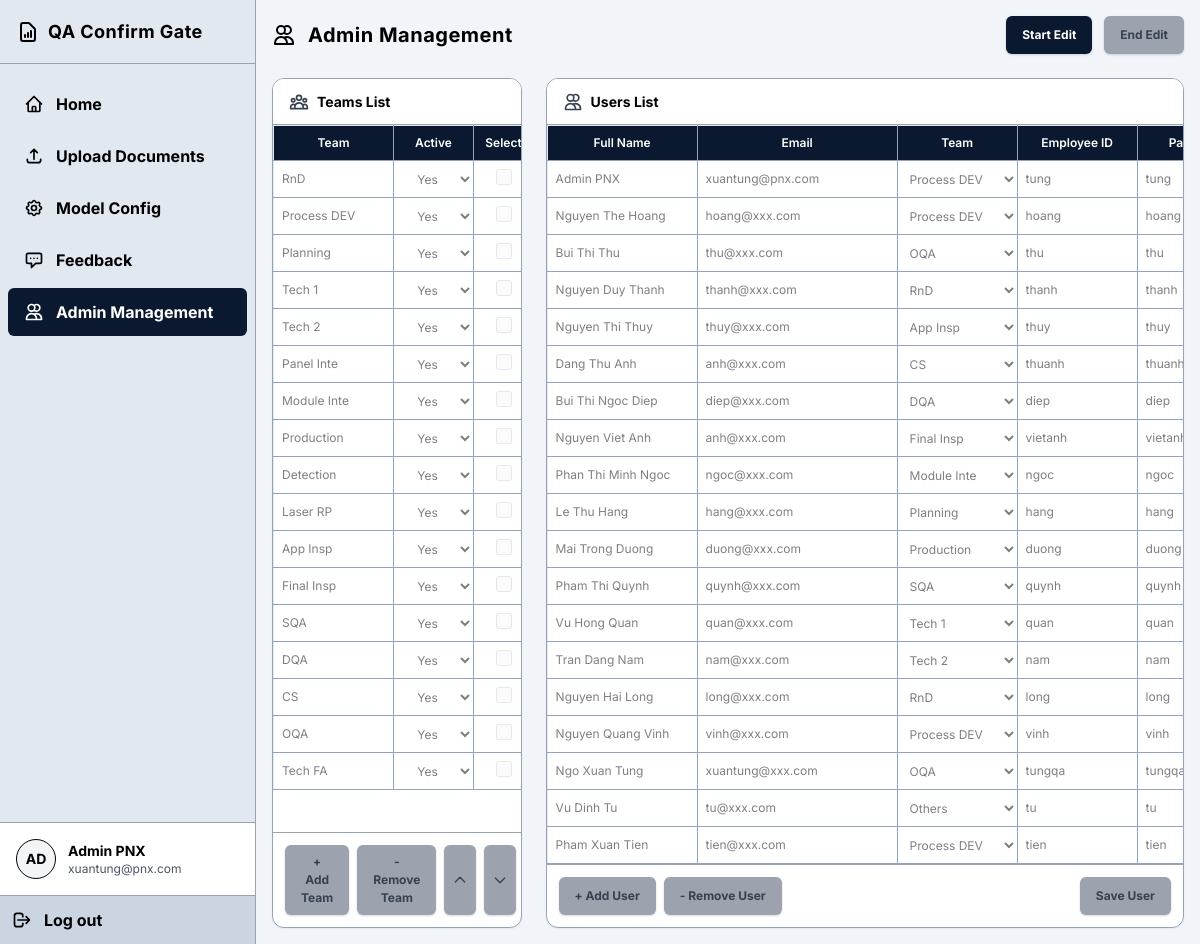
Before: /admin (signed in) with the older database file.
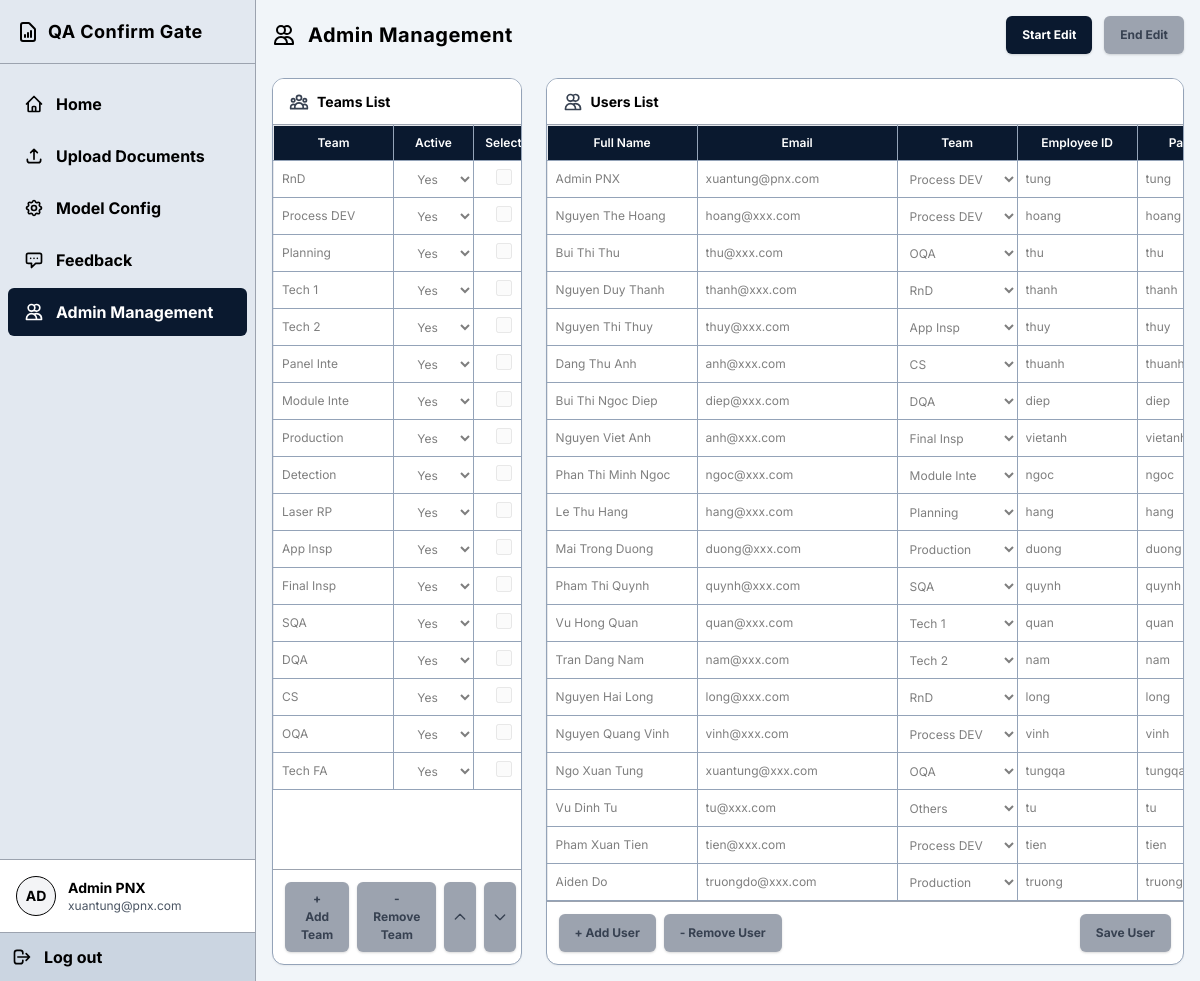
After: the same page with the newer database file.
### tables this page shows
CREATE TABLE "users" (id INTEGER PRIMARY KEY AUTOINCREMENT, fullname TEXT, email TEXT, team TEXT, username TEXT UNIQUE COLLATE NOCASE, password TEXT, access_role TEXT, failed_attempts INTEGER DEFAULT 0);

CREATE TABLE teams (
            id INTEGER PRIMARY KEY AUTOINCREMENT,
            name TEXT UNIQUE,
            active TEXT DEFAULT 'Yes'
        );

### backend/routers/admin_management.py (the view)
@router.get("/admin")
async def get_admin(request: Request):
    user = get_current_user(request)
    if not user or user["access_role"] != "Admin":
        return RedirectResponse(url="/", status_code=status.HTTP_302_FOUND)
    conn = get_db()
    cursor = conn.cursor()
    can_edit = (user["access_role"] == "Admin")
    locked_by = ""
    locked_at = 0
    if can_edit:
        cursor.execute("SELECT config_updated_at, last_updated_by FROM app_config WHERE id = 2")
        row = cursor.fetchone()
        current_time = int(time.time())
        if row and row['last_updated_by'] and current_time - (row['config_updated_at'] or 0) < 600:
            locked_by = row['last_updated_by']
            locked_at = row['config_updated_at']
    cursor.execute("SELECT * FROM users WHERE username != 'ADMINPNX'")
    users = [dict(u) for u in cursor.fetchall()]
    cursor.execute("SELECT * FROM teams")
    teams = [dict(t) for t in cursor.fetchall()]
    conn.close()
    return templates.TemplateResponse(
        request=request,
        name="user_management.html",
        context={
            "users": users,
            "teams": teams,
            "current_user": dict(user),
            "locked_by": locked_by,
            "locked_at": locked_at,
            "server_time": int(time.time()),
            "can_edit_backend": can_edit
        }
    )

### frontend/templates/user_management.html (shortened to what this page needs)
<!DOCTYPE html>
<html lang="en">
<head>
    <script src="https://cdn.tailwindcss.com"></script>
    <link rel="stylesheet" href="/static/style.css">
</head>
<body class="h-screen overflow-hidden flex flex-col">
    <div class="flex flex-1 overflow-hidden">
        <aside class="w-64 border-r border-gray-400 flex flex-col shrink-0 sidebar">
            <div class="h-16 flex items-center px-4 border-b border-gray-400">
                <svg class="w-6 h-6 mr-2" fill="none" stroke="currentColor" viewBox="0 0 24 24"><path stroke-linecap="round" stroke-linejoin="round" stroke-width="2" d="M9 17v-2m3 2v-4m3 4v-6m2 10H7a2 2 0 01-2-2V5a2 2 0 012-2h5.586a1 1 0 01.707.293l5.414 5.414a1 1 0 01.293.707V19a2 2 0 01-2 2z"></path></svg>
                <span class="text-lg font-bold tracking-wide">QA Confirm Gate</span>
            </div>
            <div class="flex-1 py-4 space-y-1">
                <a href="/" class="flex items-center space-x-3 px-4 py-3 mx-2 text-black font-bold hover:bg-gray-300 rounded-md">
                    <svg class="w-5 h-5" fill="none" stroke="currentColor" viewBox="0 0 24 24"><path stroke-linecap="round" stroke-linejoin="round" stroke-width="2" d="M3 12l2-2m0 0l7-7 7 7M5 10v10a1 1 0 001 1h3m10-11l2 2m-2-2v10a1 1 0 01-1 1h-3m-6 0a1 1 0 001-1v-4a1 1 0 011-1h2a1 1 0 011 1v4a1 1 0 001 1m-6 0h6"></path></svg>
                    <span>Home</span>
                </a>
                <a href="/upload" class="flex items-center space-x-3 px-4 py-3 mx-2 text-black font-bold hover:bg-gray-300 rounded-md">
                    <svg class="w-5 h-5" fill="none" stroke="currentColor" viewBox="0 0 24 24"><path stroke-linecap="round" stroke-linejoin="round" stroke-width="2" d="M4 16v1a3 3 0 003 3h10a3 3 0 003-3v-1m-4-8l-4-4m0 0L8 8m4-4v12"></path></svg>
                    <span>Upload Documents</span>
                </a>
                <a href="/setting" class="flex items-center space-x-3 px-4 py-3 mx-2 text-black font-bold hover:bg-gray-300 rounded-md">
                    <span>Model Config</span>
                </a>
                <a href="#" class="flex items-center space-x-3 px-4 py-3 mx-2 text-black font-bold hover:bg-gray-300 rounded-md">
                    <svg class="w-5 h-5" fill="none" stroke="currentColor" viewBox="0 0 24 24"><path stroke-linecap="round" stroke-linejoin="round" stroke-width="2" d="M8 10h.01M12 10h.01M16 10h.01M9 16H5a2 2 0 01-2-2V6a2 2 0 012-2h14a2 2 0 012 2v8a2 2 0 01-2 2h-5l-5 5v-5z"></path></svg>
                    <span>Feedback</span>
                </a>
                {% if current_user and current_user.access_role == 'Admin' %}
                <a href="/admin" class="flex items-center space-x-3 px-4 py-3 bg-[#0a192f] text-white mx-2 rounded-md font-bold">
                    <svg class="w-5 h-5" fill="none" stroke="currentColor" viewBox="0 0 24 24"><path stroke-linecap="round" stroke-linejoin="round" stroke-width="2" d="M12 4.354a4 4 0 110 5.292M15 21H3v-1a6 6 0 0112 0v1zm0 0h6v-1a6 6 0 00-9-5.197M13 7a4 4 0 11-8 0 4 4 0 018 0z"></path></svg>
                    <span>Admin Management</span>
                </a>
                {% endif %}
            </div>
            <div class="mt-auto border-t border-gray-400 p-4 flex items-center space-x-3 bg-white">
                <div class="w-10 h-10 rounded-full border border-black flex items-center justify-center font-bold text-sm bg-gray-100">
                    AD
                </div>
                <div class="text-sm">
                    <p class="font-bold">{{ current_user.fullname if current_user else 'Guest' }}</p>
                    <p class="text-gray-600 text-xs">{{ current_user.email if current_user else 'guest@domain.com' }}</p>
                </div>
            </div>
            <form action="/logout" method="POST" class="m-0 border-t border-gray-400 bg-[#cbd5e1] p-3">
                <button type="submit" class="w-full flex items-center space-x-3 font-bold text-black hover:text-gray-700">
                    <svg class="w-5 h-5" fill="none" stroke="currentColor" viewBox="0 0 24 24"><path stroke-linecap="round" stroke-linejoin="round" stroke-width="2" d="M17 16l4-4m0 0l-4-4m4 4H7m6 4v1a3 3 0 01-3 3H6a3 3 0 01-3-3V7a3 3 0 013-3h4a3 3 0 013 3v1"></path></svg>
                    <span>Log out</span>
                </button>
            </form>
        </aside>
        <main class="flex-1 overflow-y-auto p-4 flex flex-col gap-4 bg-[#f1f5f9] scrollbar-custom">
            <div class="flex items-center justify-between mb-2 shrink-0">
                <div class="flex items-center space-x-3">
                    <svg class="w-6 h-6" fill="none" stroke="currentColor" viewBox="0 0 24 24"><path stroke-linecap="round" stroke-linejoin="round" stroke-width="2" d="M12 4.354a4 4 0 110 5.292M15 21H3v-1a6 6 0 0112 0v1zm0 0h6v-1a6 6 0 00-9-5.197M13 7a4 4 0 11-8 0 4 4 0 018 0z"></path></svg>
                    <span class="text-xl font-bold tracking-wide">Admin Management</span>
                </div>
                {% set is_my_lock = locked_by == current_user.fullname %}
                {% if can_edit_backend %}
                <div class="flex items-center gap-3">
                    <button id="btn-start-edit" class="btn-primary {% if is_my_lock %}opacity-50 cursor-not-allowed{% endif %}" {% if is_my_lock %}disabled{% endif %}>Start Edit</button>
                    <button id="btn-end-edit" class="btn-primary !bg-red-600 {% if not is_my_lock %}opacity-50 cursor-not-allowed{% endif %}" {% if not is_my_lock %}disabled{% endif %}>End Edit</button>
                </div>
                {% endif %}
            </div>
        <div class="flex flex-1 gap-6 min-h-0 w-full relative">
            <form id="team-form" action="/admin/save_teams" method="POST" class="flex flex-col min-h-0 w-[30%] border-box">
                <div class="flex items-center justify-between px-4 py-3 border-b border-gray-400 bg-white z-10 shrink-0">
                    <div class="flex items-center gap-2">
                        <h3 class="section-title">Teams List</h3>
                    </div>
                </div>
                <div class="overflow-auto flex-1 relative bg-white">
                    <table class="resizable">
                        <thead>
                            <tr>
                                <th class="sticky-header p-2 min-w-[120px] border-t-0 border-l-0">Team</th>
                                <th class="sticky-header p-2 min-w-[80px] border-t-0">Active</th>
                                <th class="sticky-header p-2 min-w-[60px] text-center border-t-0 border-r-0">Select</th>
                            </tr>
                        </thead>
                        <tbody id="team-table-body">
                            {% for team in teams %}
                            <tr>
                                <td class="p-0 border-l-0"><input type="text" name="team_name" class="excel-input" value="{{ team.name }}"></td>
                                <td class="p-0">
                                    <select name="team_active" class="excel-input text-center">
                                        <option value="Yes" {% if team.active == 'Yes' %}selected{% endif %}>Yes</option>
                                    </select>
                                </td>
                                <td class="p-0 border-r-0 text-center"><input type="checkbox" class="w-4 h-4 cursor-pointer team-select-checkbox"></td>
                            </tr>
                            {% endfor %}
                        </tbody>
                    </table>
                </div>
                <div class="p-3 border-t border-gray-400 shrink-0 flex gap-2">
                    <button type="button" onclick="addTeamRow()" class="btn-primary">+ Add Team</button>
                    <button type="button" onclick="removeTeamRow()" class="btn-primary">- Remove Team</button>
                    <button type="button" onclick="moveTeamUp()" class="btn-primary flex items-center justify-center p-2" title="Move Up"><svg class="w-4 h-4" fill="none" stroke="currentColor" viewBox="0 0 24 24"><path stroke-linecap="round" stroke-linejoin="round" stroke-width="2" d="M5 15l7-7 7 7"></path></svg></button>
                    <button type="button" onclick="moveTeamDown()" class="btn-primary flex items-center justify-center p-2" title="Move Down"><svg class="w-4 h-4" fill="none" stroke="currentColor" viewBox="0 0 24 24"><path stroke-linecap="round" stroke-linejoin="round" stroke-width="2" d="M19 9l-7 7-7-7"></path></svg></button>
                </div>
            </form>
            <form id="user-form" action="/admin/bulk_update" method="POST" class="flex flex-col flex-1 min-h-0 w-[70%]">
                <div class="border-box flex-1 min-h-0">
                <div class="flex items-center justify-between px-4 py-3 border-b border-gray-400 bg-white z-10 shrink-0">
                    <div class="flex items-center gap-2">
                        <svg class="w-5 h-5 text-gray-700" fill="none" stroke="currentColor" viewBox="0 0 24 24"><path stroke-linecap="round" stroke-linejoin="round" stroke-width="2" d="M12 4.354a4 4 0 110 5.292M15 21H3v-1a6 6 0 0112 0v1zm0 0h6v-1a6 6 0 00-9-5.197M13 7a4 4 0 11-8 0 4 4 0 018 0z"></path></svg>
                        <h3 class="section-title">Users List</h3>
                    </div>
                </div>
                <div class="overflow-auto flex-1 relative bg-white">
                    <table class="resizable">
                        <thead>
                            <tr>
                                <th class="sticky-header p-2 min-w-[150px] border-t-0 border-l-0">Full Name</th>
                                <th class="sticky-header p-2 min-w-[200px] border-t-0">Email</th>
                                <th class="sticky-header p-2 min-w-[120px] border-t-0">Team</th>
                                <th class="sticky-header p-2 min-w-[120px] border-t-0">Employee ID</th>
                                <th class="sticky-header p-2 min-w-[120px] border-t-0">Password</th>
                            </tr>
                        </thead>
                        <tbody id="user-table-body">
                            {% for user in users %}
                            <tr>
                                <td class="p-0 border-l-0">
                                    <input type="text" name="fullname" value="{{ user.fullname }}" class="excel-input">
                                </td>
                                <td class="p-0">
                                    <input type="email" name="email" value="{{ user.email }}" class="excel-input">
                                </td>
                                <td class="p-0">
                                    <select name="team" class="excel-input">
                                        <option value="Others" {% if user.team == 'Others' %}selected{% endif %}>Others</option>
                                        {% for t in teams %}
                                        <option value="{{ t.name }}" {% if user.team == t.name %}selected{% endif %}>{{ t.name }}</option>
                                        {% endfor %}
                                    </select>
                                </td>
                                <td class="p-0">
                                    <input type="text" name="username" value="{{ user.username }}" class="excel-input">
                                </td>
                                <td class="p-0">
                                    <input type="text" name="password" value="{{ user.password }}" class="excel-input">
                                </td>
                            </tr>
                            {% endfor %}
                        </tbody>
                    </table>
                </div>
            <div class="p-3 border-t border-gray-400 shrink-0 flex gap-2">
                <button type="button" onclick="addUserRow()" class="btn-primary">
                    + Add User
                </button>
                <button type="button" onclick="deleteSelectedUsers()" class="btn-primary">
                    - Remove User
                </button>
                <button type="submit" class="btn-primary ml-auto">
                    Save User
                </button>
            </div>
            </div>
        </form>
        </div>
    </main>
    </div>
</body>
</html>

### frontend/static/style.css (style rules this page uses)
body { font-family: 'Inter', sans-serif; background-color: #f1f5f9; color: #000; }
.sidebar { background-color: #e2e8f0; }
.border-box { border: 1px solid #94a3b8; border-radius: 0.75rem; box-shadow: 0 1px 2px 0 rgba(0,0,0,0.05); background-color: #ffffff; overflow: hidden; display: flex; flex-direction: column; }
.section-title { font-size: 0.875rem; font-weight: 700; }
.btn-primary, .btn-action { background-color: #0a192f; color: white; border: none; border-radius: 0.375rem; padding: 0.5rem 1rem; font-size: 0.75rem; font-weight: 700; box-shadow: 0 1px 3px 0 rgba(0,0,0,0.1), 0 1px 2px 0 rgba(0,0,0,0.06); display: flex; align-items: center; justify-content: center; gap: 0.25rem; cursor: pointer; min-height: 38px; }
table { width: 100%; font-size: 0.75rem; white-space: nowrap; border: none; }
table, th, td { border: 1px solid #94a3b8; border-collapse: separate; border-spacing: 0; }
td { border: 1px solid #94a3b8; padding: 0.5rem; height: 1px; }
th { background-color: #0a192f; color: white; text-align: center; font-weight: 600; position: relative; border: 1px solid #94a3b8; padding: 0.5rem; height: 1px; }
th.sticky-header { position: sticky; top: 0; z-index: 10; box-shadow: 0 2px 2px -1px rgba(0, 0, 0, 0.4); }
.excel-input { width: 100%; min-height: 36px; box-sizing: border-box; border: none; padding: 0.5rem; background: transparent; outline: none; transition: background-color 0.1s; }
button:disabled, .btn-action:disabled, .btn-primary:disabled { opacity: 0.5; cursor: not-allowed; }
.btn-action:disabled, .btn-primary:disabled { background-color: #9ca3af !important; color: #374151 !important; opacity: 1 !important; }

Changed rows visible on the page:
added users: fullname "Aiden Do", email "truongdo@xxx.com", team "Production", username "truong", password "truong"
